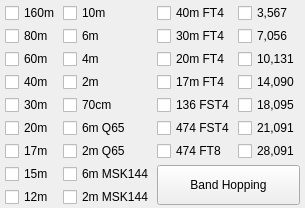
                      <widget class="QWidget" name="tab_4">
                       <property name="sizePolicy">
                        <sizepolicy hsizetype="Preferred" vsizetype="Preferred">
                         <horstretch>0</horstretch>
                         <verstretch>0</verstretch>
                        </sizepolicy>
                       </property>
                       <property name="maximumSize">
                        <size>
                         <width>16777215</width>
                         <height>16777215</height>
                        </size>
                       </property>
                       <attribute name="title">
                        <string>3</string>
                       </attribute>
                       <layout class="QGridLayout" name="gridLayout" rowstretch="0" columnstretch="0">
                        <property name="leftMargin">
                         <number>2</number>
                        </property>
                        <property name="topMargin">
                         <number>3</number>
                        </property>
                        <property name="rightMargin">
                         <number>2</number>
                        </property>
                        <property name="bottomMargin">
                         <number>1</number>
                        </property>
                        <property name="spacing">
                         <number>3</number>
                        </property>
                        <item row="0" column="0">
                         <widget class="QWidget" name="widget_3" native="true">
                          <property name="sizePolicy">
                           <sizepolicy hsizetype="Preferred" vsizetype="Preferred">
                            <horstretch>0</horstretch>
                            <verstretch>0</verstretch>
                           </sizepolicy>
                          </property>
                          <property name="maximumSize">
                           <size>
                            <width>16777215</width>
                            <height>16777215</height>
                           </size>
                          </property>
                          <layout class="QGridLayout" name="gridLayout_8">
                           <property name="leftMargin">
                            <number>3</number>
                           </property>
                           <property name="topMargin">
                            <number>0</number>
                           </property>
                           <property name="rightMargin">
                            <number>3</number>
                           </property>
                           <property name="bottomMargin">
                            <number>0</number>
                           </property>
                           <property name="spacing">
                            <number>3</number>
                           </property>
                           <item row="8" column="2" rowspan="2" colspan="2">
                            <widget class="QPushButton" name="pbBandHopping">
                             <property name="minimumSize">
                              <size>
                               <width>0</width>
                               <height>40</height>
                              </size>
                             </property>
                             <property name="toolTip">
                              <string>Toggle band hopping On/Off. Band hopping occurs every other full minute. Changes to the checkboxes take effect immediately.</string>
                             </property>
                             <property name="styleSheet">
                              <string notr="true">QPushButton:checked {
	background-color: red;
	border-style: outset;
	border-width: 1px;
	border-radius: 5px;
	border-color: black;
	min-width: 5em;
	padding: 3px;
}</string>
                             </property>
                             <property name="text">
                              <string>  Band Hopping  </string>
                             </property>
                             <property name="checkable">
                              <bool>true</bool>
                             </property>
                            </widget>
                           </item>
                           <item row="3" column="2">
                            <widget class="QCheckBox" name="cb17mFT4">
                             <property name="toolTip">
                              <string>17m FT4</string>
                             </property>
                             <property name="text">
                              <string>17m FT4</string>
                             </property>
                            </widget>
                           </item>
                           <item row="2" column="2">
                            <widget class="QCheckBox" name="cb20mFT4">
                             <property name="toolTip">
                              <string>20m FT4</string>
                             </property>
                             <property name="text">
                              <string>20m FT4</string>
                             </property>
                            </widget>
                           </item>
                           <item row="5" column="3">
                            <widget class="QCheckBox" name="cb17mDXp">
                             <property name="toolTip">
                              <string>18,095 MHz FT8</string>
                             </property>
                             <property name="text">
                              <string>18,095</string>
                             </property>
                            </widget>
                           </item>
                           <item row="0" column="0">
                            <widget class="QCheckBox" name="cb160m">
                             <property name="toolTip">
                              <string>160m FT8</string>
                             </property>
                             <property name="text">
                              <string>160m</string>
                             </property>
                            </widget>
                           </item>
                           <item row="1" column="1">
                            <widget class="QCheckBox" name="cb6m">
                             <property name="toolTip">
                              <string>6m FT8</string>
                             </property>
                             <property name="text">
                              <string>6m</string>
                             </property>
                            </widget>
                           </item>
                           <item row="9" column="1">
                            <widget class="QCheckBox" name="cb2mMSK">
                             <property name="toolTip">
                              <string>2m MSK144</string>
                             </property>
                             <property name="text">
                              <string>2m MSK144</string>
                             </property>
                            </widget>
                           </item>
                           <item row="2" column="1">
                            <widget class="QCheckBox" name="cb4m">
                             <property name="toolTip">
                              <string>4m FT8</string>
                             </property>
                             <property name="text">
                              <string>4m</string>
                             </property>
                            </widget>
                           </item>
                           <item row="0" column="1">
                            <widget class="QCheckBox" name="cb10m">
                             <property name="toolTip">
                              <string>10m FT8</string>
                             </property>
                             <property name="text">
                              <string>10m</string>
                             </property>
                            </widget>
                           </item>
                           <item row="7" column="0">
                            <widget class="QCheckBox" name="cb17m">
                             <property name="sizePolicy">
                              <sizepolicy hsizetype="Minimum" vsizetype="Fixed">
                               <horstretch>0</horstretch>
                               <verstretch>0</verstretch>
                              </sizepolicy>
                             </property>
                             <property name="toolTip">
                              <string>17m FT8</string>
                             </property>
                             <property name="text">
                              <string>17m</string>
                             </property>
                            </widget>
                           </item>
                           <item row="7" column="1">
                            <widget class="QCheckBox" name="cb2mQ65">
                             <property name="toolTip">
                              <string>2m Q65</string>
                             </property>
                             <property name="text">
                              <string>2m Q65</string>
                             </property>
                            </widget>
                           </item>
                           <item row="1" column="0">
                            <widget class="QCheckBox" name="cb80m">
                             <property name="toolTip">
                              <string>80m FT8</string>
                             </property>
                             <property name="text">
                              <string>80m</string>
                             </property>
                            </widget>
                           </item>
                           <item row="6" column="3">
                            <widget class="QCheckBox" name="cb15mDXp">
                             <property name="toolTip">
                              <string>21,091 MHz FT8</string>
                             </property>
                             <property name="text">
                              <string>21,091</string>
                             </property>
                            </widget>
                           </item>
                           <item row="8" column="0">
                            <widget class="QCheckBox" name="cb15m">
                             <property name="toolTip">
                              <string>15m FT8</string>
                             </property>
                             <property name="text">
                              <string>15m</string>
                             </property>
                            </widget>
                           </item>
                           <item row="0" column="2">
                            <widget class="QCheckBox" name="cb40mFT4">
                             <property name="sizePolicy">
                              <sizepolicy hsizetype="Minimum" vsizetype="Fixed">
                               <horstretch>0</horstretch>
                               <verstretch>0</verstretch>
                              </sizepolicy>
                             </property>
                             <property name="toolTip">
                              <string>40m FT4</string>
                             </property>
                             <property name="text">
                              <string>40m FT4</string>
                             </property>
                            </widget>
                           </item>
                           <item row="3" column="0">
                            <widget class="QCheckBox" name="cb40m">
                             <property name="toolTip">
                              <string>40m FT8</string>
                             </property>
                             <property name="text">
                              <string>40m</string>
                             </property>
                            </widget>
                           </item>
                           <item row="5" column="1">
                            <widget class="QCheckBox" name="cb70cm">
                             <property name="toolTip">
                              <string>70cm FT8</string>
                             </property>
                             <property name="text">
                              <string>70cm</string>
                             </property>
                            </widget>
                           </item>
                           <item row="1" column="2">
                            <widget class="QCheckBox" name="cb30mFT4">
                             <property name="toolTip">
                              <string>30m FT4</string>
                             </property>
                             <property name="text">
                              <string>30m FT4</string>
                             </property>
                            </widget>
                           </item>
                           <item row="1" column="3">
                            <widget class="QCheckBox" name="cb40mDXp">
                             <property name="toolTip">
                              <string>7,056 MHz FT8</string>
                             </property>
                             <property name="text">
                              <string>7,056</string>
                             </property>
                            </widget>
                           </item>
                           <item row="8" column="1">
                            <widget class="QCheckBox" name="cb6mMSK">
                             <property name="toolTip">
                              <string>6m MSK144</string>
                             </property>
                             <property name="text">
                              <string>6m MSK144</string>
                             </property>
                            </widget>
                           </item>
                           <item row="3" column="1">
                            <widget class="QCheckBox" name="cb2m">
                             <property name="toolTip">
                              <string>2m FT8</string>
                             </property>
                             <property name="text">
                              <string>2m</string>
                             </property>
                            </widget>
                           </item>
                           <item row="2" column="0">
                            <widget class="QCheckBox" name="cb60m">
                             <property name="toolTip">
                              <string>60m FT8</string>
                             </property>
                             <property name="text">
                              <string>60m</string>
                             </property>
                            </widget>
                           </item>
                           <item row="6" column="2">
                            <widget class="QCheckBox" name="cb630mFST4">
                             <property name="toolTip">
                              <string>630m FST4</string>
                             </property>
                             <property name="text">
                              <string>474 FST4</string>
                             </property>
                            </widget>
                           </item>
                           <item row="6" column="1">
                            <widget class="QCheckBox" name="cb6mQ65">
                             <property name="toolTip">
                              <string>6m Q65</string>
                             </property>
                             <property name="text">
                              <string>6m Q65</string>
                             </property>
                            </widget>
                           </item>
                           <item row="5" column="2">
                            <widget class="QCheckBox" name="cb2200mFST4">
                             <property name="toolTip">
                              <string>2200m FST4</string>
                             </property>
                             <property name="text">
                              <string>136 FST4</string>
                             </property>
                            </widget>
                           </item>
                           <item row="2" column="3">
                            <widget class="QCheckBox" name="cb30mDXp">
                             <property name="toolTip">
                              <string>10,131 MHz FT8</string>
                             </property>
                             <property name="text">
                              <string>10,131</string>
                             </property>
                            </widget>
                           </item>
                           <item row="5" column="0">
                            <widget class="QCheckBox" name="cb30m">
                             <property name="toolTip">
                              <string>30m FT8</string>
                             </property>
                             <property name="text">
                              <string>30m</string>
                             </property>
                            </widget>
                           </item>
                           <item row="7" column="2">
                            <widget class="QCheckBox" name="cb630m">
                             <property name="toolTip">
                              <string>630m FT8</string>
                             </property>
                             <property name="text">
                              <string>474 FT8</string>
                             </property>
                            </widget>
                           </item>
                           <item row="3" column="3">
                            <widget class="QCheckBox" name="cb20mDXp">
                             <property name="toolTip">
                              <string>14,090 MHz FT8</string>
                             </property>
                             <property name="text">
                              <string>14,090</string>
                             </property>
                            </widget>
                           </item>
                           <item row="7" column="3">
                            <widget class="QCheckBox" name="cb10mDXp">
                             <property name="toolTip">
                              <string>28,091 MHz FT8</string>
                             </property>
                             <property name="text">
                              <string>28,091</string>
                             </property>
                            </widget>
                           </item>
                           <item row="0" column="3">
                            <widget class="QCheckBox" name="cb80mDXp">
                             <property name="toolTip">
                              <string>3,567 MHz FT8</string>
                             </property>
                             <property name="text">
                              <string>3,567</string>
                             </property>
                            </widget>
                           </item>
                           <item row="6" column="0">
                            <widget class="QCheckBox" name="cb20m">
                             <property name="toolTip">
                              <string>20m FT8</string>
                             </property>
                             <property name="text">
                              <string>20m</string>
                             </property>
                            </widget>
                           </item>
                           <item row="9" column="0">
                            <widget class="QCheckBox" name="cb12m">
                             <property name="toolTip">
                              <string>12m FT8</string>
                             </property>
                             <property name="text">
                              <string>12m</string>
                             </property>
                            </widget>
                           </item>
                          </layout>
                         </widget>
                        </item>
                       </layout>
                      </widget>
